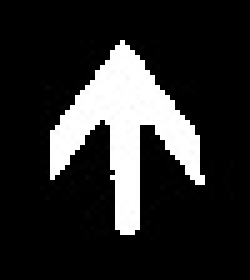
#> input picture Proyecto/Flechas/flecha1.jpg, 50 x 56 px (shown 5 times larger)
$ python hit_miss.py
#> lines starting #> are read from the running program, lines starting #| are printed output that depends on the picture; after the words box and inside, x2 and y2 are one past the last pixel; in counts of white or black regions, pixels touching at a corner belong together
import cv2
import numpy as np

def buscar_coincidencias(imagen1, imagen2, margen_error=3):
    # Obtener dimensiones de las imágenes
    # Shape devuelve una tupla con las dimensiones de la imagen (alto, ancho, canales)
#  [:2] hacemos un slice a lo que devuelve la funcion para solo obtener las dos primeras posiciones

    height1, width1 = imagen1.shape[:2]
    height2, width2 = imagen2.shape[:2]
    coincidencias = []
    # Recorrer los píxeles de la segunda imagen para buscar coincidencias
    for y in range(height2 - height1 + 1):
        for x in range(width2 - width1 + 1):
            # Extraer la región de la segunda imagen del mismo tamaño que la primera imagen
            region = imagen2[y:y+height1, x:x+width1]

            # Verificar si la región coincide con la imagen 1 (con margen de error)
            if np.sum(np.abs(region - imagen1)) <= margen_error * 255:
                # Coincidencia encontrada
                coincidencias.append((x, y))

    # Crear una matriz para almacenar las coincidencias
    matriz_coincidencias = np.zeros_like(imagen2, dtype=np.uint8)

    # Rellenar la matriz con las coincidencias encontradas
    for x, y in coincidencias:
        matriz_coincidencias[y:y+height1, x:x+width1] = imagen1

    return matriz_coincidencias

# Cargar las dos imágenes
imagen1 = cv2.imread('flecha1.jpg', cv2.IMREAD_GRAYSCALE)
#> imagen1 is the input picture: shape (56, 50); min 0, max 255, mean 42.9
imagen2 = cv2.imread('rvb.jpg', cv2.IMREAD_GRAYSCALE)
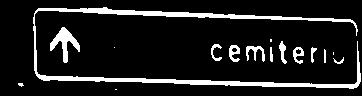
#> input picture Proyecto/Flechas/rvb.jpg, 362 x 96 px
#> imagen2 is the input picture: shape (96, 362); min 0, max 255, mean 29.8

# Convertir los valores a 0 y 255
_, imagen1 = cv2.threshold(imagen1, 127, 255, cv2.THRESH_BINARY)
#> imagen1: shape (56, 50); 16.8% white; 1 white region, box (x1, y1, x2, y2) and area: (10, 8, 41, 47) 470
_, imagen2 = cv2.threshold(imagen2, 127, 255, cv2.THRESH_BINARY)
#> imagen2: shape (96, 362); 11.5% white; 16 white regions (5 under 20 px), largest, box (x1, y1, x2, y2) and area: (33, 7, 361, 89) 2910, (50, 27, 80, 63) 409, (246, 46, 265, 62) 137

# Buscar coincidencias
matriz_coincidencias = buscar_coincidencias(imagen1, imagen2)
#> after the loop in buscar_coincidencias, `for y in range(height2 - height1 + 1):`: coincidencias = 527 pairs, first value 40 to 161, second value 15 to 23
#> the loop in buscar_coincidencias, `for x, y in coincidencias:` made 527 passes
#> (x, y) on passes 1 to 3: (80, 15), (81, 15), (82, 15)
#> after the loop in buscar_coincidencias, `for x, y in coincidencias:`:
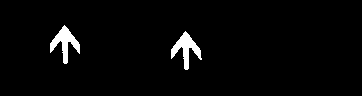
#> matriz_coincidencias: shape (96, 362); 2.7% white; 2 white regions, box (x1, y1, x2, y2) and area: (171, 31, 202, 70) 470, (50, 25, 80, 64) 468

# Mostrar la matriz de coincidencias
cv2.imshow("Coincidencias", matriz_coincidencias)
cv2.waitKey(0)
cv2.destroyAllWindows()
